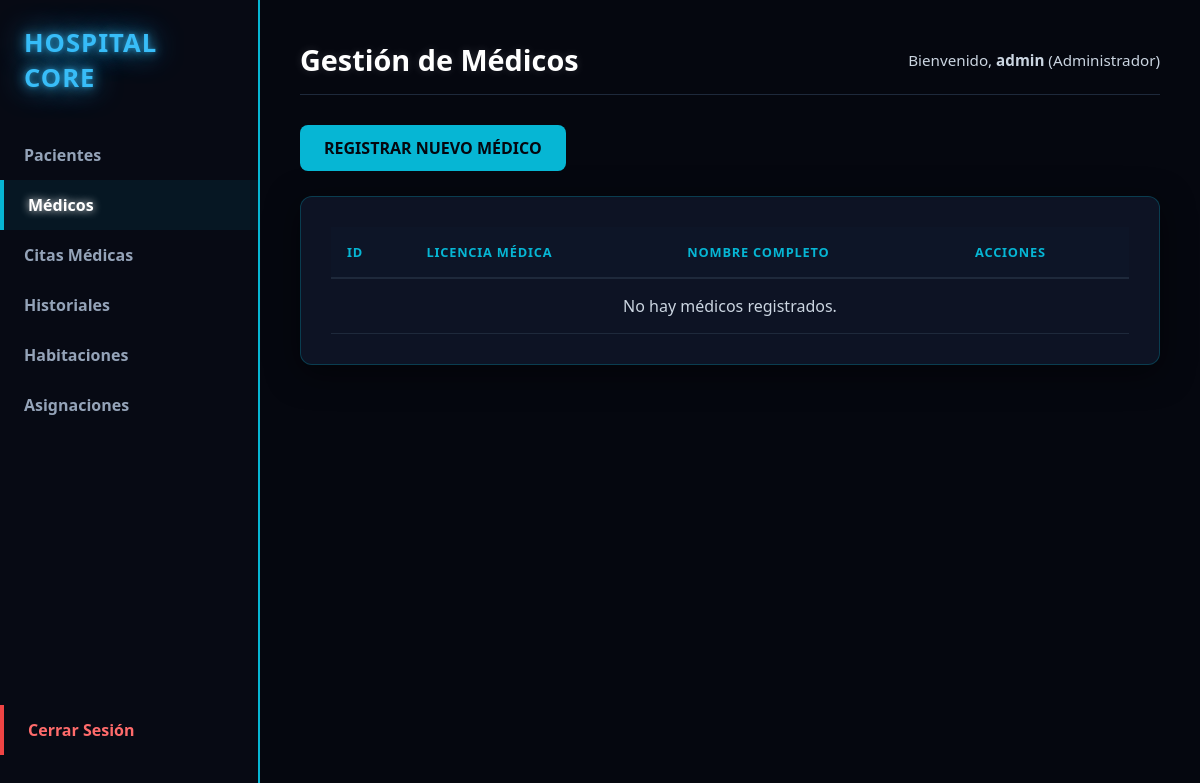
Before: /index.php?url=medicos (signed in) with the older database file.
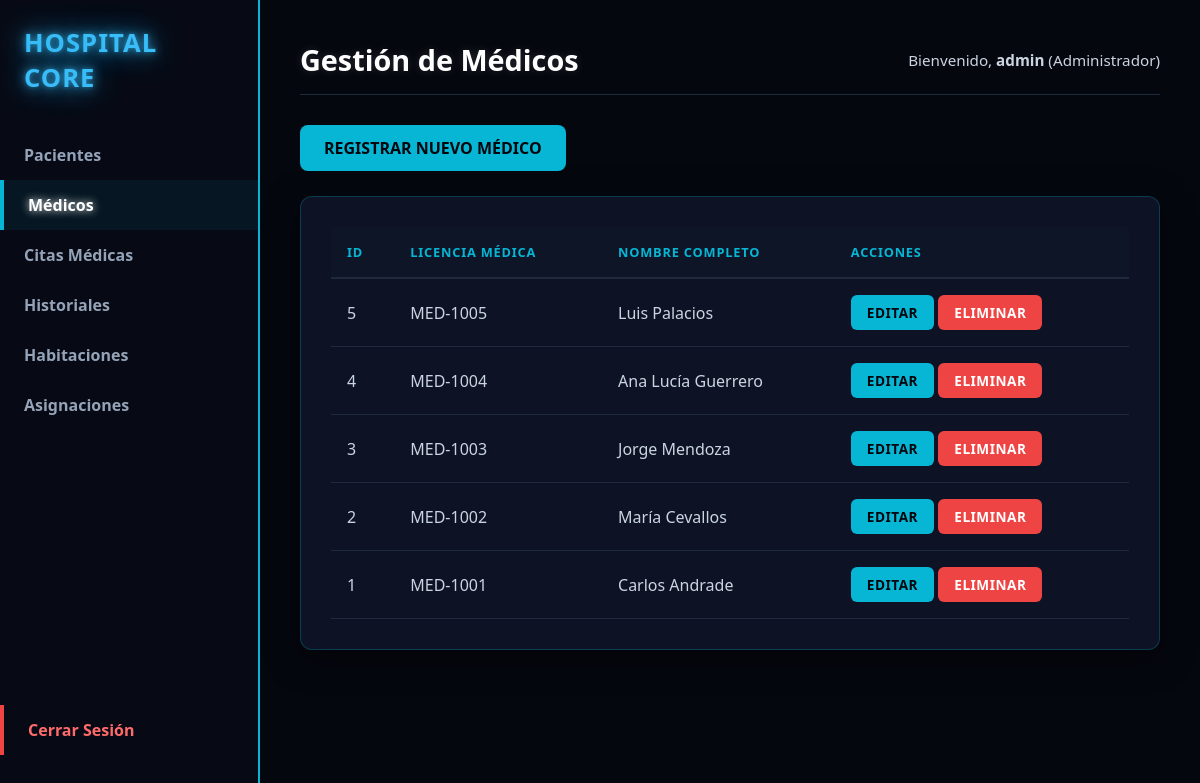
After: the same page with the newer database file.
### tables this page shows
CREATE TABLE medicos (
    id INT AUTO_INCREMENT PRIMARY KEY,
    nombre VARCHAR(100) NOT NULL,
    apellido VARCHAR(100) NOT NULL,
    licencia_medica VARCHAR(50) NOT NULL UNIQUE,
    id_especialidad INT,
    FOREIGN KEY (id_especialidad) REFERENCES especialidades(id)
);

### app/Controllers/MedicoController.php (called while the page is built, shortened)
<?php
class MedicoController {
    private $db;
    public function __construct() {
        $database = new Database();
        $this->db = $database->getConnection();
    }
    public function index() {
        try {
            $query = "SELECT m.id, m.nombre, m.apellido, m.licencia_medica, e.nombre AS especialidad
                      FROM medicos m
                      INNER JOIN especialidades e ON m.id_especialidad = e.id
                      ORDER BY m.id DESC";
            $stmt = $this->db->prepare($query);
            $stmt->execute();
            $medicos = $stmt->fetchAll(PDO::FETCH_ASSOC);
        } catch (PDOException $e) {
            $medicos = [];
        }
        $viewContent = __DIR__ . '/../Views/medicos/index.php';
        require_once __DIR__ . '/../Views/shared/layout.php';
    }
}

### app/config/Database.php (called while the page is built)
<?php
class Database {
    private static $host = "127.0.0.1";
    private static $port = "3307";
    private static $db_name = "sistema_hospitalario";
    private static $username = "root";
    private static $password = "";
    private static $conn = null;
    public static function getConnection() {
        if (self::$conn === null) {
            try {
                self::$conn = new PDO(
                    "mysql:host=" . self::$host . ";port=" . self::$port . ";dbname=" . self::$db_name . ";charset=utf8",
                    self::$username,
                    self::$password
                );
                self::$conn->setAttribute(PDO::ATTR_ERRMODE, PDO::ERRMODE_EXCEPTION);
            } catch(PDOException $exception) {
                die("Error de conexión en la base de datos: " . $exception->getMessage());
            }
        }
        return self::$conn;
    }
}

### app/Views/medicos/index.php (the view)
<div class="page-header">
    <a href="index.php?url=medicos/crear" class="btn btn-primary">Registrar Nuevo Médico</a>
</div>
<div class="table-container">
    <table>
        <thead>
            <tr>
                <th>ID</th>
                <th>Licencia Médica</th>
                <th>Nombre Completo</th>
                <th>Acciones</th>
            </tr>
        </thead>
        <tbody>
            <?php if (empty($medicos)): ?>
                <tr>
                    <td colspan="4" class="text-center">No hay médicos registrados.</td>
                </tr>
            <?php else: ?>
                <?php foreach ($medicos as $medico): ?>
                    <tr>
                        <td><?= $medico['id']; ?></td>
                        <td><?= htmlspecialchars($medico['licencia_medica']); ?></td>
                        <td><?= htmlspecialchars($medico['nombre'] . ' ' . $medico['apellido']); ?></td>
                        <td>
                            <a href="index.php?url=medicos/editar&id=<?= $medico['id']; ?>" class="btn-action btn-edit">Editar</a>
                            <a href="index.php?url=medicos/eliminar&id=<?= $medico['id']; ?>" class="btn-action btn-delete" onclick="return confirm('¿Está seguro de que desea eliminar permanentemente a este médico?')">Eliminar</a>
                        </td>
                    </tr>
                <?php endforeach; ?>
            <?php endif; ?>
        </tbody>
    </table>
</div>

### public/index.php (shortened to what this page needs)
<?php
require_once __DIR__ . '/../app/config/Database.php';
$url = isset($_GET['url']) ? rtrim($_GET['url'], '/') : 'login';
$urlParts = explode('/', $url);
$modulo = $urlParts[0];
if ($modulo === 'historiales') {
    $modulo = 'historial';
} elseif ($modulo === 'habitaciones') {
    $modulo = 'habitacion';
} elseif ($modulo === 'ingresos') {
    $modulo = 'ingreso';
} elseif (substr($modulo, -1) === 's' && $modulo !== 'auth') {
    $modulo = rtrim($modulo, 's');
}
$controladorNombre = ucfirst($modulo) . 'Controller';
$metodoNombre = isset($urlParts[1]) ? $urlParts[1] : 'index';
$controladorRuta = __DIR__ . '/../app/Controllers/' . $controladorNombre . '.php';
if (file_exists($controladorRuta)) {
    $controller = new $controladorNombre();
    if (method_exists($controller, $metodoNombre)) {
        $controller->$metodoNombre();
    } else {
        echo "<h1>Error 404: El método '{$metodoNombre}' no existe en el controlador '{$controladorNombre}'.</h1>";
    }
} else {
    echo "<h1>Error 404: El recurso solicitado no existe.</h1>";
    echo "<p>Ruta buscada: {$controladorRuta}</p>";
}

### app/Views/shared/layout.php (shortened to what this page needs)
<!DOCTYPE html>
<html lang="es">
<head>
    <link rel="stylesheet" href="css/style.css">
</head>
<body>
    <?php
    $url_navegador = isset($_GET['url']) ? trim($_GET['url']) : '';
    $pageTitle = 'Panel Principal';
    if (preg_match('/paciente/i', $url_navegador)) {
        $pageTitle = 'Gestión de Pacientes';
    } elseif (preg_match('/medico/i', $url_navegador)) {
        $pageTitle = 'Gestión de Médicos';
    } elseif (preg_match('/cita/i', $url_navegador)) {
        $pageTitle = 'Citas Médicas';
    } elseif (preg_match('/historial/i', $url_navegador)) {
        $pageTitle = 'Historiales Clínicos';
    } elseif (preg_match('/habitacion/i', $url_navegador)) {
        $pageTitle = 'Estado de Habitaciones';
    } elseif (preg_match('/ingreso/i', $url_navegador)) {
        $pageTitle = 'Habitaciones Asignadas';
    }
    ?>
    <div class="dashboard-container">
        <aside class="sidebar">
            <div class="sidebar-top-group">
                <div class="sidebar-brand">
                    <h3 class="neon-text">Hospital Core</h3>
                </div>
                <nav class="sidebar-menu">
                    <ul>
                        <li>
                            <a href="index.php?url=pacientes" class="<?= preg_match('/paciente/i', $url_navegador) ? 'active' : ''; ?>">Pacientes</a>
                        </li>
                        <li>
                            <a href="index.php?url=medicos" class="<?= preg_match('/medico/i', $url_navegador) ? 'active' : ''; ?>">Médicos</a>
                        </li>
                        <li>
                            <a href="index.php?url=citas" class="<?= preg_match('/cita/i', $url_navegador) ? 'active' : ''; ?>">Citas Médicas</a>
                        </li>
                        <li>
                            <a href="index.php?url=historiales" class="<?= preg_match('/historial/i', $url_navegador) ? 'active' : ''; ?>">Historiales</a>
                        </li>
                        <li>
                            <a href="index.php?url=habitaciones" class="<?= preg_match('/habitacion/i', $url_navegador) ? 'active' : ''; ?>">Habitaciones</a>
                        </li>
                        <li>
                            <a href="index.php?url=ingresos" class="<?= preg_match('/ingreso/i', $url_navegador) ? 'active' : ''; ?>">Asignaciones</a>
                        </li>
                    </ul>
                </nav>
            </div>
            <div class="sidebar-bottom-group">
                <nav class="sidebar-menu">
                    <ul>
                        <li class="logout-item">
                            <a href="index.php?url=auth/logout">Cerrar Sesión</a>
                        </li>
                    </ul>
                </nav>
            </div>
        </aside>
        <main class="main-content">
            <header class="main-header">
                <div class="header-title">
                    <h2><?= $pageTitle; ?></h2>
                </div>
                <div class="user-info">
                    <span>Bienvenido, <strong><?= htmlspecialchars($_SESSION['usuario'] ?? 'Usuario'); ?></strong> (<?= htmlspecialchars($_SESSION['rol'] ?? 'Rol'); ?>)</span>
                </div>
            </header>
            <section class="content-body">
                <?php
                if (isset($viewContent) && file_exists($viewContent)) {
                    include $viewContent;
                } else {
                    echo "<p>Error: La vista solicitada no existe o no se pudo cargar.</p>";
                }
                ?>
            </section>
        </main>
    </div>
</body>
</html>

### public/css/style.css (style rules this page uses)
* { margin: 0; padding: 0; box-sizing: border-box; font-family: 'Segoe UI', -apple-system, BlinkMacSystemFont, Roboto, sans-serif; }
body { background-color: #05070f !important; color: #e2e8f0; min-height: 100vh; }
.dashboard-container { display: flex; width: 100%; min-height: 100vh; }
.sidebar { width: 260px; background-color: #070a14; border-right: 2px solid #06b6d4; box-shadow: 5px 0 20px rgba(6, 182, 212, 0.2); padding: 25px 0; display: flex; flex-direction: column; }
.sidebar-brand { padding: 0 24px 35px 24px; }
.sidebar-brand h3 { font-size: 1.6rem; font-weight: 700; color: #ffffff; letter-spacing: 1px; text-transform: uppercase; }
.neon-text { color: #38bdf8 !important; text-shadow: 0 0 4px rgba(56, 189, 248, 0.4), 0 0 12px rgba(56, 189, 248, 0.8), 0 0 30px rgba(56, 189, 248, 0.9); font-weight: 700; animation: parpadeoNeon 4s infinite alternate; }
.sidebar-menu ul { list-style: none; }
.sidebar-menu ul li a { display: block; padding: 14px 24px; color: #94a3b8; text-decoration: none; font-weight: 600; transition: all 0.3s ease; }
.sidebar-menu ul li a:hover, .sidebar-menu ul li a.active { color: #ffffff; background: rgba(6, 182, 212, 0.08); border-left: 4px solid #06b6d4; text-shadow: 0 0 8px #ffffff; }
.logout-item { margin-top: 20px; }
.main-content { flex: 1; padding: 40px; background-color: #05070f; display: flex; flex-direction: column; }
.main-header { width: 100%; display: flex; justify-content: space-between; align-items: center; margin-bottom: 30px; border-bottom: 1px solid #1e293b; padding-bottom: 15px; }
.header-title h2 { color: #ffffff; font-size: 1.8rem; text-shadow: 0 0 10px rgba(255, 255, 255, 0.15); }
.user-info { font-size: 0.95rem; color: #cbd5e1; white-space: nowrap; }
.content-body { width: 100%; }
.page-header .btn-primary { margin-bottom: 25px; }
.table-container, .form-container { background: rgba(15, 23, 42, 0.8); border: 1px solid rgba(6, 182, 212, 0.25); border-radius: 12px; padding: 30px; box-shadow: 0 8px 32px rgba(0, 0, 0, 0.5); transition: all 0.3s ease; }
table { width: 100%; border-collapse: collapse; text-align: left; }
th { background-color: #0d1527; color: #06b6d4; padding: 16px; font-weight: 700; text-transform: uppercase; font-size: 0.8rem; letter-spacing: 0.8px; border-bottom: 2px solid #1e293b; }
td { padding: 16px; border-bottom: 1px solid #1e293b; color: #cbd5e1; }
.btn, .btn-submit { display: inline-block; padding: 12px 24px; border-radius: 8px; font-weight: 700; text-transform: uppercase; text-decoration: none; cursor: pointer; border: none; transition: all 0.3s ease; }
.btn-primary, .btn-submit { background-color: #06b6d4; color: #05070f; }
.btn-action { display: inline-block; padding: 8px 16px; font-size: 0.85rem; border-radius: 6px; font-weight: 700; text-decoration: none; text-transform: uppercase; letter-spacing: 0.5px; border: none; cursor: pointer; transition: all 0.3s ease; }
.btn-edit { background-color: #06b6d4 !important; color: #05070f !important; }
.btn-delete { background-color: #ef4444 !important; color: #ffffff !important; }
.sidebar { display: flex; flex-direction: column; justify-content: space-between; height: 100vh; }
.sidebar-top-group { width: 100%; }
.sidebar-bottom-group { margin-bottom: 20px; width: 100%; }
.sidebar .logout-item a { border-left: 4px solid #ef4444; color: #ff6b6b !important; }
.btn-action { display: inline-block !important; padding: 8px 16px !important; font-size: 0.85rem !important; border-radius: 6px !important; font-weight: 700 !important; text-transform: uppercase !important; letter-spacing: 0.5px !important; text-decoration: none !important; cursor: pointer !important; transition: all 0.3s ease !important; text-align: center !important; min-width: 80px; }
.text-center { text-align: center; }

Changed rows visible on the page:
added medicos: id "5", licencia_medica "MED-1005", nombre+apellido "Luis Palacios"
added medicos: id "4", licencia_medica "MED-1004", nombre+apellido "Ana Lucía Guerrero"
added medicos: id "3", licencia_medica "MED-1003", nombre+apellido "Jorge Mendoza"
added medicos: id "2", licencia_medica "MED-1002", nombre+apellido "María Cevallos"
added medicos: id "1", licencia_medica "MED-1001", nombre+apellido "Carlos Andrade"
Other visible differences:
text no longer shown: "No hay médicos registrados."
